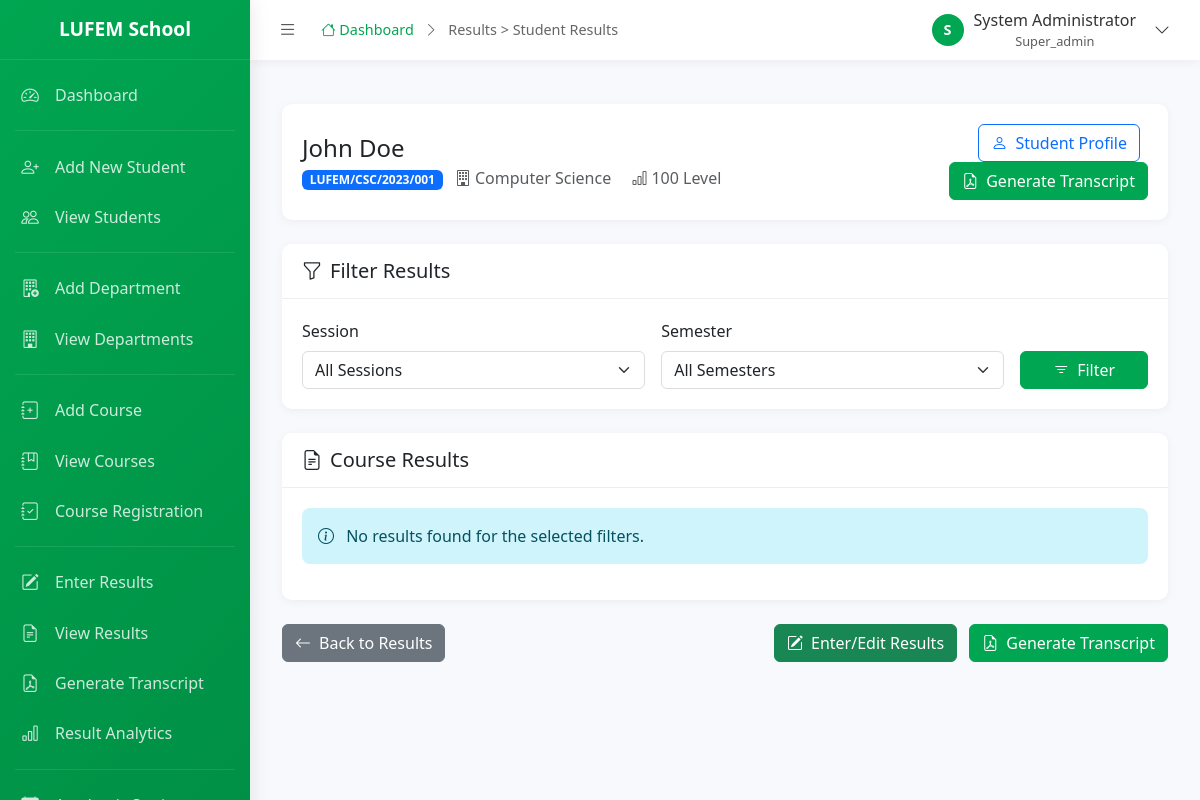
The page /admin/results/student_results.php?student_id=1 (signed in) on the database its author committed.
### tables this page shows
CREATE TABLE `institutions` (
  `institution_id` int(11) NOT NULL AUTO_INCREMENT,
  `institution_name` varchar(255) NOT NULL,
  `institution_code` varchar(20) NOT NULL,
  `address` text,
  `phone` varchar(20),
  `email` varchar(100),
  `website` varchar(100),
  `logo_path` varchar(255),
  `primary_color` varchar(7) DEFAULT '#00A651',
  `secondary_color` varchar(7) DEFAULT '#FFFFFF',
  `is_active` tinyint(1) DEFAULT 1,
  `created_at` timestamp NOT NULL DEFAULT CURRENT_TIMESTAMP,
  `updated_at` timestamp NOT NULL DEFAULT CURRENT_TIMESTAMP ON UPDATE CURRENT_TIMESTAMP,
  PRIMARY KEY (`institution_id`),
  UNIQUE KEY `institution_code` (`institution_code`)
);

CREATE TABLE `users` (
  `user_id` int(11) NOT NULL AUTO_INCREMENT,
  `institution_id` int(11) NOT NULL,
  `username` varchar(50) NOT NULL,
  `password` varchar(255) NOT NULL,
  `email` varchar(100),
  `full_name` varchar(255) NOT NULL,
  `role` enum('super_admin','admin','student') NOT NULL DEFAULT 'student',
  `is_active` tinyint(1) DEFAULT 1,
  `last_login` timestamp NULL DEFAULT NULL,
  `created_at` timestamp NOT NULL DEFAULT CURRENT_TIMESTAMP,
  `updated_at` timestamp NOT NULL DEFAULT CURRENT_TIMESTAMP ON UPDATE CURRENT_TIMESTAMP,
  PRIMARY KEY (`user_id`),
  UNIQUE KEY `username` (`username`),
  KEY `institution_id` (`institution_id`),
  FOREIGN KEY (`institution_id`) REFERENCES `institutions` (`institution_id`) ON DELETE CASCADE
);

CREATE TABLE `students` (
  `student_id` int(11) NOT NULL AUTO_INCREMENT,
  `institution_id` int(11) NOT NULL,
  `user_id` int(11),
  `matric_number` varchar(50) NOT NULL,
  `first_name` varchar(100) NOT NULL,
  `last_name` varchar(100) NOT NULL,
  `middle_name` varchar(100),
  `email` varchar(100),
  `phone` varchar(20),
  `date_of_birth` date,
  `gender` enum('Male','Female') NOT NULL,
  `address` text,
  `department_id` int(11) NOT NULL,
  `level_id` int(11) NOT NULL,
  `admission_session` varchar(20),
  `admission_date` date,
  `graduation_date` date,
  `status` enum('Active','Graduated','Suspended','Withdrawn') DEFAULT 'Active',
  `profile_picture` varchar(255),
  `created_at` timestamp NOT NULL DEFAULT CURRENT_TIMESTAMP,
  `updated_at` timestamp NOT NULL DEFAULT CURRENT_TIMESTAMP ON UPDATE CURRENT_TIMESTAMP,
  PRIMARY KEY (`student_id`),
  UNIQUE KEY `matric_number` (`matric_number`),
  KEY `institution_id` (`institution_id`),
  KEY `user_id` (`user_id`),
  KEY `department_id` (`department_id`),
  KEY `level_id` (`level_id`),
  FOREIGN KEY (`institution_id`) REFERENCES `institutions` (`institution_id`) ON DELETE CASCADE,
  FOREIGN KEY (`user_id`) REFERENCES `users` (`user_id`) ON DELETE SET NULL,
  FOREIGN KEY (`department_id`) REFERENCES `departments` (`department_id`) ON DELETE RESTRICT ON UPDATE CASCADE,
  FOREIGN KEY (`level_id`) REFERENCES `levels` (`level_id`) ON DELETE RESTRICT ON UPDATE CASCADE
);

CREATE TABLE `departments` (
  `department_id` int(11) NOT NULL AUTO_INCREMENT,
  `institution_id` int(11) NOT NULL,
  `department_name` varchar(255) NOT NULL,
  `department_code` varchar(20) NOT NULL,
  `hod_name` varchar(255),
  `description` text,
  `is_active` tinyint(1) DEFAULT 1,
  `created_at` timestamp NOT NULL DEFAULT CURRENT_TIMESTAMP,
  `updated_at` timestamp NOT NULL DEFAULT CURRENT_TIMESTAMP ON UPDATE CURRENT_TIMESTAMP,
  PRIMARY KEY (`department_id`),
  UNIQUE KEY `dept_code_institution` (`department_code`, `institution_id`),
  KEY `institution_id` (`institution_id`),
  FOREIGN KEY (`institution_id`) REFERENCES `institutions` (`institution_id`) ON DELETE CASCADE
);

CREATE TABLE `levels` (
  `level_id` int(11) NOT NULL AUTO_INCREMENT,
  `institution_id` int(11) NOT NULL,
  `level_name` varchar(50) NOT NULL,
  `level_order` int(11) NOT NULL,
  `description` text,
  `is_active` tinyint(1) DEFAULT 1,
  `created_at` timestamp NOT NULL DEFAULT CURRENT_TIMESTAMP,
  PRIMARY KEY (`level_id`),
  KEY `institution_id` (`institution_id`),
  FOREIGN KEY (`institution_id`) REFERENCES `institutions` (`institution_id`) ON DELETE CASCADE
);

### admin/results/student_results.php (the view, shortened to what the rows shown need)
<?php
$student_id = isset($_GET['student_id']) ? clean_input($_GET['student_id']) : '';
$db = new Database();
$institution_id = get_institution_id();
$db->query("SELECT s.*, d.department_name, l.level_name
            FROM students s
            JOIN departments d ON s.department_id = d.department_id
            JOIN levels l ON s.level_id = l.level_id
            WHERE s.student_id = :student_id AND s.institution_id = :institution_id");
$db->bind(':student_id', $student_id);
$db->bind(':institution_id', $institution_id);
$student = $db->single();
include_once '../includes/header.php';
?>
<div class="container-fluid py-4">
    <div class="card mb-4">
        <div class="card-body">
            <div class="row align-items-center">
                <div class="col-md-8">
                    <h4 class="mb-1"><?php echo htmlspecialchars($student['first_name'] . ' ' . $student['last_name']); ?></h4>
                    <p class="text-muted mb-0">
                        <span class="badge bg-primary me-2"><?php echo htmlspecialchars($student['matric_number']); ?></span>
                        <i class="bi bi-building me-1"></i><?php echo htmlspecialchars($student['department_name']); ?>
                        <span class="ms-3"><i class="bi bi-bar-chart me-1"></i><?php echo htmlspecialchars($student['level_name']); ?></span>
                    </p>
                </div>
            </div>
        </div>
    </div>
</div>
<?php include_once '../includes/footer.php'; ?>

### admin/includes/header.php (shortened to what the rows shown need)
<?php
$user_id = get_user_id();
$db = new Database();
$db->query("SELECT * FROM users WHERE user_id = :user_id");
$db->bind(':user_id', $user_id);
$user = $db->single();
$institution_id = get_institution_id();
$db->query("SELECT * FROM institutions WHERE institution_id = :institution_id");
$db->bind(':institution_id', $institution_id);
$institution = $db->single();
?>
<!DOCTYPE html>
<html lang="en">
<head>
    <link href="https://cdn.jsdelivr.net/npm/bootstrap@5.3.3/dist/css/bootstrap.min.css" rel="stylesheet">
    <link href="https://cdn.jsdelivr.net/npm/bootstrap-icons@1.11.1/font/bootstrap-icons.css" rel="stylesheet">
</head>
<body>
    <div id="sidebar-wrapper">
        <div class="sidebar-heading">
            <span class="school-name"><?php echo $institution['institution_name'] ?? 'LUFEM School'; ?></span>
        </div>
    </div>
    <div id="page-content-wrapper">
        <div class="topbar">
            <div class="user-dropdown">
                <button class="user-dropdown-toggle" id="userDropdownToggle">
                    <div class="user-avatar">
                        <?php echo strtoupper(substr($user['full_name'], 0, 1)); ?>
                    </div>
                    <div class="user-info d-none d-md-block">
                        <div class="user-name"><?php echo $user['full_name']; ?></div>
                        <div class="user-role text-muted" style="font-size: 0.8rem;"><?php echo ucfirst($user['role']); ?></div>
                    </div>
                    <i class="bi bi-chevron-down ms-2"></i>
                </button>
            </div>
        </div>
        <div class="main-content">

### rows shown on the page
institutions: institution_name "LUFEM School"
users: full_name "S", full_name "System Administrator", role "Super_admin"
students: first_name+last_name "John Doe", matric_number "LUFEM/CSC/2023/001", department.department_name "Computer Science", level.level_name "100 Level"

### other values the page prints
$breadcrumb "Results > Student Results"
